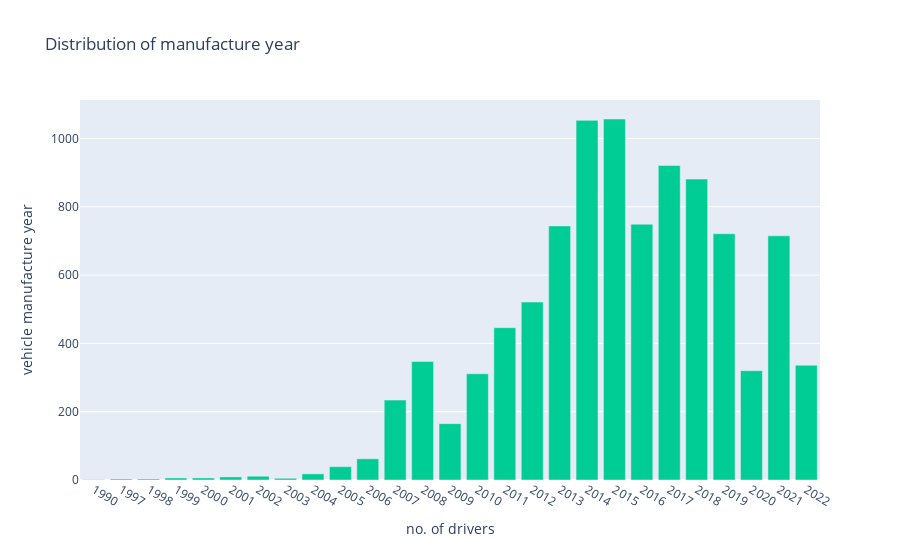

Notebook cell for this chart:
### Code cell
fig= go.Figure(go.Bar(x=year_distribution['manufacture_year'], 
                      y=year_distribution['driver_count'], 
                      marker_color= '#00CC96'))
fig.update_layout(title='Distribution of manufacture year', 
                 xaxis_title= 'no. of drivers', 
                 yaxis_title='vehicle manufacture year')
fig.show()

### Figure 1 — Plotly figure (JSON) as saved in the notebook; plotly's stock layout.template omitted (floating-point values rounded to 4 significant figures)
{"data": [{"marker": {"color": "#00CC96"}, "type": "bar", "x": ["1990", "1997", "1998", "1999", "2000", "2001", "2002", "2003", "2004", "2005", "2006", "2007", "2008", "2009", "2010", "2011", "2012", "2013", "2014", "2015", "2016", "2017", "2018", "2019", "2020", "2021", "2022"], "y": [1, 3, 3, 6, 6, 9, 11, 5, 18, 39, 62, 234, 347, 165, 311, 446, 521, 744, 1053, 1057, 749, 921, 881, 721, 320, 715, 336]}], "layout": {"title": {"text": "Distribution of manufacture year"}, "xaxis": {"title": {"text": "no. of drivers"}}, "yaxis": {"title": {"text": "vehicle manufacture year"}}}}
